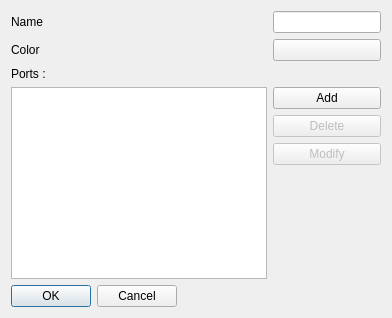
<?xml version="1.0" encoding="UTF-8"?>
<ui version="4.0">
 <class>DialogPortNode</class>
 <widget class="QDialog" name="DialogPortNode">
  <property name="geometry">
   <rect>
    <x>0</x>
    <y>0</y>
    <width>427</width>
    <height>343</height>
   </rect>
  </property>
  <property name="windowTitle">
   <string>Create Portnode</string>
  </property>
  <property name="accessibleName">
   <string/>
  </property>
  <property name="layoutDirection">
   <enum>Qt::LeftToRight</enum>
  </property>
  <property name="sizeGripEnabled">
   <bool>false</bool>
  </property>
  <layout class="QFormLayout" name="formLayout">
   <property name="sizeConstraint">
    <enum>QLayout::SetFixedSize</enum>
   </property>
   <property name="fieldGrowthPolicy">
    <enum>QFormLayout::AllNonFixedFieldsGrow</enum>
   </property>
   <item row="2" column="0">
    <widget class="QLabel" name="labelName">
     <property name="text">
      <string>Name</string>
     </property>
    </widget>
   </item>
   <item row="2" column="1">
    <widget class="QLineEdit" name="lineEditName"/>
   </item>
   <item row="3" column="0">
    <widget class="QLabel" name="labelColor">
     <property name="text">
      <string>Color</string>
     </property>
    </widget>
   </item>
   <item row="5" column="0">
    <widget class="QLabel" name="label_3">
     <property name="text">
      <string>Ports :</string>
     </property>
    </widget>
   </item>
   <item row="9" column="0">
    <widget class="QTableWidget" name="PortList">
     <property name="enabled">
      <bool>true</bool>
     </property>
     <property name="verticalScrollBarPolicy">
      <enum>Qt::ScrollBarAsNeeded</enum>
     </property>
     <property name="horizontalScrollBarPolicy">
      <enum>Qt::ScrollBarAlwaysOff</enum>
     </property>
     <property name="editTriggers">
      <set>QAbstractItemView::NoEditTriggers</set>
     </property>
     <property name="selectionMode">
      <enum>QAbstractItemView::SingleSelection</enum>
     </property>
     <property name="selectionBehavior">
      <enum>QAbstractItemView::SelectRows</enum>
     </property>
     <property name="verticalScrollMode">
      <enum>QAbstractItemView::ScrollPerItem</enum>
     </property>
     <property name="rowCount">
      <number>0</number>
     </property>
     <attribute name="horizontalHeaderVisible">
      <bool>false</bool>
     </attribute>
     <attribute name="horizontalHeaderCascadingSectionResizes">
      <bool>false</bool>
     </attribute>
     <attribute name="horizontalHeaderDefaultSectionSize">
      <number>100</number>
     </attribute>
     <attribute name="horizontalHeaderMinimumSectionSize">
      <number>27</number>
     </attribute>
     <attribute name="horizontalHeaderStretchLastSection">
      <bool>true</bool>
     </attribute>
     <attribute name="verticalHeaderStretchLastSection">
      <bool>false</bool>
     </attribute>
     <column>
      <property name="text">
       <string>Name</string>
      </property>
     </column>
    </widget>
   </item>
   <item row="9" column="1">
    <layout class="QVBoxLayout" name="verticalLayout">
     <item>
      <widget class="QPushButton" name="pushButtonAdd">
       <property name="text">
        <string>Add</string>
       </property>
      </widget>
     </item>
     <item>
      <widget class="QPushButton" name="pushButtonDelete">
       <property name="enabled">
        <bool>false</bool>
       </property>
       <property name="text">
        <string>Delete</string>
       </property>
      </widget>
     </item>
     <item>
      <widget class="QPushButton" name="pushButtonModif">
       <property name="enabled">
        <bool>false</bool>
       </property>
       <property name="text">
        <string>Modify</string>
       </property>
      </widget>
     </item>
     <item>
      <spacer name="verticalSpacer">
       <property name="orientation">
        <enum>Qt::Vertical</enum>
       </property>
       <property name="sizeHint" stdset="0">
        <size>
         <width>20</width>
         <height>40</height>
        </size>
       </property>
      </spacer>
     </item>
    </layout>
   </item>
   <item row="10" column="0">
    <widget class="QDialogButtonBox" name="buttonBox">
     <property name="orientation">
      <enum>Qt::Horizontal</enum>
     </property>
     <property name="standardButtons">
      <set>QDialogButtonBox::Cancel|QDialogButtonBox::Ok</set>
     </property>
    </widget>
   </item>
   <item row="3" column="1">
    <widget class="tlp::ColorButton" name="pushButtonColor">
     <property name="text">
      <string/>
     </property>
    </widget>
   </item>
  </layout>
 </widget>
 <customwidgets>
  <customwidget>
   <class>tlp::ColorButton</class>
   <extends>QPushButton</extends>
   <header location="global">tulip/ColorButton.h</header>
  </customwidget>
 </customwidgets>
 <resources/>
 <connections>
  <connection>
   <sender>buttonBox</sender>
   <signal>accepted()</signal>
   <receiver>DialogPortNode</receiver>
   <slot>accept()</slot>
   <hints>
    <hint type="sourcelabel">
     <x>248</x>
     <y>254</y>
    </hint>
    <hint type="destinationlabel">
     <x>157</x>
     <y>274</y>
    </hint>
   </hints>
  </connection>
  <connection>
   <sender>buttonBox</sender>
   <signal>rejected()</signal>
   <receiver>DialogPortNode</receiver>
   <slot>reject()</slot>
   <hints>
    <hint type="sourcelabel">
     <x>316</x>
     <y>260</y>
    </hint>
    <hint type="destinationlabel">
     <x>286</x>
     <y>274</y>
    </hint>
   </hints>
  </connection>
 </connections>
</ui>
